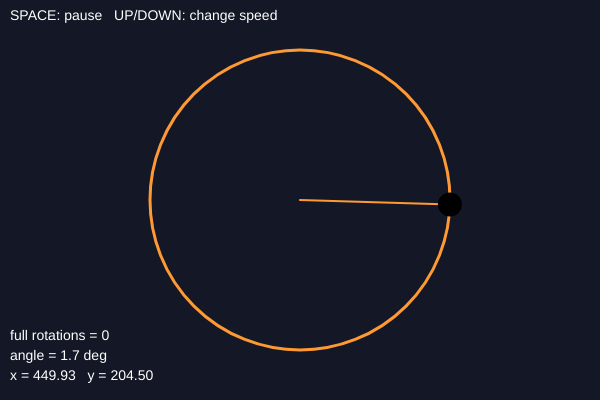
Frame 1 (no input)
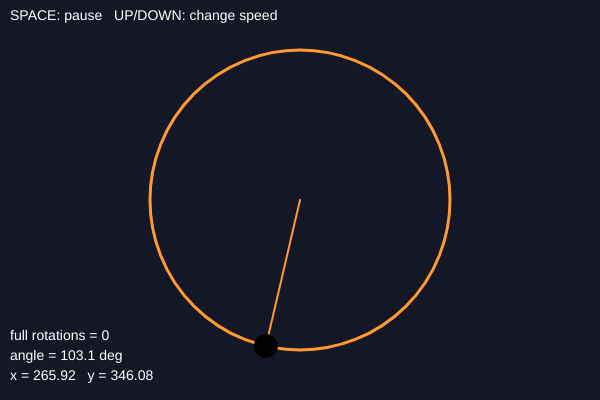
Frame 60 (no input)
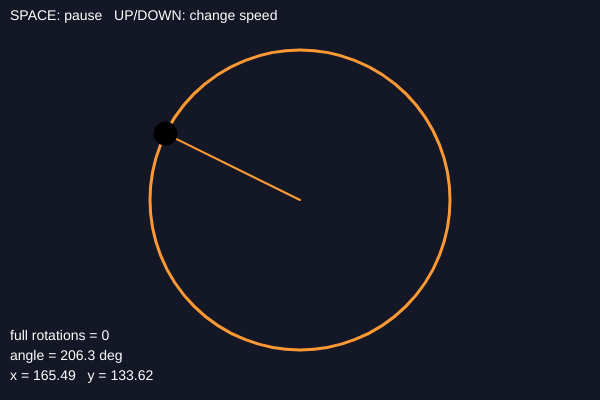
Frame 120 (the mouse pressed at the canvas centre since frame 60)

The p5.js sketch that drew these frames (run headless with seeded random() and noise() and a simulated clock; from frame 60 on, the mouse is pressed at the canvas centre):

// p5.js sketch
// ── sketch.js
let centerX = 300;     // center of the circle (x)
let centerY = 200;     // center of the circle (y)
let radius = 150;      // distance from center to the dot
let angle = 0;         // current angle in radians
let speed = 0.03;      // how much the angle grows each frame
let paused = false;

function setup() {
  createCanvas(600, 400);
}

function draw() {
  background(20, 24, 38);

  // Make the angle bigger each frame (unless paused)
  if (!paused) {
    angle = angle + speed;
  }

  // Formula for x & y
  let dotX = centerX + radius * cos(angle);
  let dotY = centerY + radius * sin(angle);

  // Formula for rotation
  let fullRotations = floor(angle / TWO_PI);

  // Draw the path, the radius line, and the dot
  noFill();
  // Tangerine orbit circle
  stroke(255, 153, 51);
  strokeWeight(3);
  circle(centerX, centerY, radius * 2);

  // Tangerine radius line
  stroke(255, 153, 51);
  strokeWeight(2);
  line(centerX, centerY, dotX, dotY);

// Tangerine moving dot
  noStroke();
  fill(0, 0, 0);
  circle(dotX, dotY, 24);

  // Instructions
  fill(255);
  textSize(14);
  text('SPACE: pause   UP/DOWN: change speed', 10, 20);
  text('full rotations = ' + fullRotations, 10, 340);
  text('angle = ' + nf(degrees(angle) % 360, 1, 1) + ' deg', 10, 360);
  text('x = ' + nf(dotX, 1, 2) + '   y = ' + nf(dotY, 1, 2), 10, 380);
}

function keyPressed() {
  if (key === ' ') {
    paused = !paused;
  }
  if (keyCode === UP_ARROW) {
    speed = speed + 0.005;
  }
  if (keyCode === DOWN_ARROW) {
    speed = max(speed - 0.005, 0);
  }
  return false; // stop page scrolling
}
